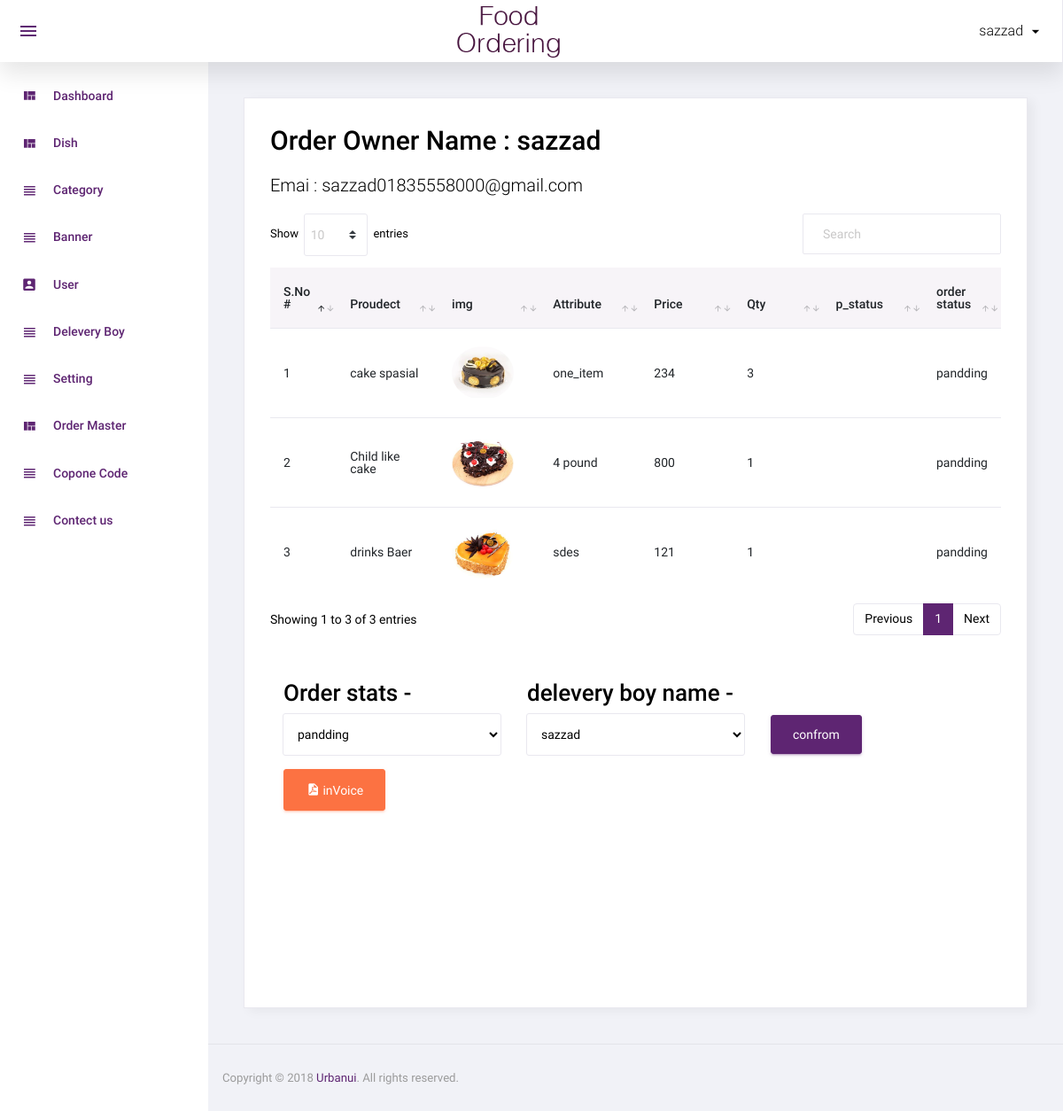
The page /admin/order_detals.php?order_id=52 (signed in) on the database its author committed.
### tables this page shows
CREATE TABLE `order_master` (
  `id` int(11) NOT NULL,
  `user_id` int(11) NOT NULL,
  `name` varchar(100) NOT NULL,
  `email` varchar(200) NOT NULL,
  `mobile` varchar(100) NOT NULL,
  `address` varchar(100) NOT NULL,
  `city` varchar(100) NOT NULL,
  `zip_code` varchar(20) NOT NULL,
  `total_price` float NOT NULL,
  `copone_coad` varchar(120) NOT NULL,
  `final_price` float NOT NULL,
  `gst` float NOT NULL,
  `delevery_boy_id` varchar(110) NOT NULL,
  `pamment_stats` varchar(120) NOT NULL,
  `pamment_type` varchar(100) NOT NULL,
  `pamment_id` varchar(120) NOT NULL,
  `order_stats` varchar(110) NOT NULL,
  `cancel_at` varchar(20) NOT NULL,
  `cancel_date` datetime NOT NULL,
  `add_on` datetime NOT NULL DEFAULT current_timestamp(),
  `delivered_on` datetime NOT NULL DEFAULT current_timestamp()
);

CREATE TABLE `order_detels` (
  `id` int(11) NOT NULL,
  `order_id` int(11) NOT NULL,
  `user_order_id` varchar(120) NOT NULL,
  `desh_detali_id` int(11) NOT NULL,
  `price` float NOT NULL,
  `quantity` varchar(20) NOT NULL,
  `add_on` datetime NOT NULL
);

CREATE TABLE `dish` (
  `id` int(11) NOT NULL,
  `category_id` int(11) NOT NULL,
  `dish` varchar(255) NOT NULL,
  `dish_detail` varchar(255) NOT NULL,
  `images` varchar(255) NOT NULL,
  `stats` int(11) NOT NULL,
  `add_on` datetime NOT NULL DEFAULT current_timestamp()
);

CREATE TABLE `dish_details` (
  `id` int(11) NOT NULL,
  `dish_id` int(11) NOT NULL,
  `Attribute` varchar(200) NOT NULL,
  `Price` int(100) NOT NULL,
  `status` varchar(100) NOT NULL,
  `date` date NOT NULL DEFAULT current_timestamp()
);

### admin/order_detals.php (the view, shortened to what this page needs)
<?php
include('top.php');
if(isset($_REQUEST['order_id'])){
  $order_id=$_REQUEST['order_id'];
}else{
  redirect('order.php');
}
$sql_user=mysqli_query($con,"SELECT `id`, `user_id`, `name`, `email`, `mobile`,`total_price`, `pamment_stats`, `order_stats`,delevery_boy_id, `add_on` FROM `order_master` WHERE id='$order_id'");
$fatch=mysqli_fetch_assoc($sql_user);
$name=$fatch['name'];
$email=$fatch['email'];
$pamment_stats=$fatch['pamment_stats'];
$order_stats=$fatch['order_stats'];
$delevery_boy=$fatch['delevery_boy_id'];
$sql="SELECT `order_detels`.*, dish.images,dish.dish,dish_details.Attribute,dish_details.Price FROM order_detels,dish,dish_details WHERE `order_detels`.`desh_detali_id`= `dish_details`.`id`and `dish_details`.`dish_id`=dish.id and `order_detels`.`order_id`='$order_id'";
$res=mysqli_query($con,$sql);
?>
  <div class="card">
            <div class="card-body">
              <h1 class="grid_title">Order Owner Name : <?php echo $name ?></h1>
		   	 			<p class="lead">Emai : <?php echo $email ?></p>
              <div class="row grid_box">
                <div class="col-12">
                  <div class="table-responsive">
                    <table id="order-listing" class="table">
                      <thead>
                        <tr>
                            <th width="5%">S.No #</th>
                            <th width="15%">Proudect</th>
                            <th width="15%">img</th>
                            <th width="15%">Attribute</th>
                            <th width="15%">Price</th>
                            <th width="15%">Qty</th>
                            <th width="15%">p_status</th>
                            <th width="15%">order status</th>
                        </tr>
                      </thead>
                      <tbody>
                        <?php if(mysqli_num_rows($res)>0){
					          		$i=1;
					          		while($row=mysqli_fetch_assoc($res)){
                          $user_order_id=$row['user_order_id'];
												?>
						                  <tr>
                                <td><?php echo $i?></td>
                                <td><?php echo $row['dish']?></td>
                                <td style="width:70px"><img style="width:70px;height:60px" src="../media/dish/<?php echo $row['images']?>" alt=""></td>
                                <td><?php echo $row['Attribute']?></td>
                                <td><?php echo $row['Price']?></td>
                                <td><?php echo $row['quantity']?></td>
                                <td><?php echo $pamment_stats ?></td>
							                  <td><?php echo $order_stats ?></td>
                              </tr>
            <?php
						$i++;
						} } else { ?>
						<tr>
							<td colspan="5">No data found</td>
						</tr>
						<?php } ?>
                      </tbody>
                    </table>
                    <form class="form" method="post">
                       <div class="container">
                         <div class="row mt-5 mb-3">
                           <div class="col-md-4 col-8">
                             <h3> Order stats -  </h3>
                             <select class="select form-control" name="order_stats_upadte">
                           <?php
                            $sql_select=mysqli_query($con,"SELECT `id`, `order_stats` FROM `order_stats` WHERE 1");
                            while($data=mysqli_fetch_assoc($sql_select)){
                              if($order_stats== $data['order_stats']){?>
                                <option selected value="<?php echo $data['order_stats'] ?>"><?php echo $data['order_stats'] ?></option>
                             <?php }else{ ?>
                                <option value="<?php echo $data['order_stats'] ?>"><?php echo $data['order_stats'] ?></option>
                           <?php  }
                            }
                            ?>
                             </select>
                           </div>
                           <div class="col-md-4 col-8">
                               <h3> delevery boy name -  </h3>
                             <select class="select form-control" name="delevery_boy_name">
                           <?php
                            $sql_select=mysqli_query($con,"SELECT `id`, `name`, `mobile`, `password`, `stats`, `add_on` FROM `delevery_boy` WHERE 1");
                            while($data=mysqli_fetch_assoc($sql_select)){
                              if($delevery_boy == $data['id']){?>
                                <option selected value="<?php echo $data['id'] ?>"><?php echo $data['name'] ?></option>
                             <?php }else{?>
                                <option value="<?php echo $data['id'] ?>"><?php echo $data['name'] ?></option>
                           <?php  }
                            }
                            ?>
                             </select>
                           </div>
                             <div class="col-md-4 col-4">
                               <input type="submit" class="mt-4 btn btn-primary" name="submit_data" value="confrom">
                             </div>
                         </div>
                         <div class="row">
                           <div class="col-12">
                             <a href="../invoice_downlode.php?order_id=<?php echo $order_id ?>&rand_id=<?php echo $user_order_id ?>"  class="btn btn-danger "><i class="mdi-file-pdf mdi"></i> inVoice </a>
                           </div>
                         </div>
                       </div>
                    </form>
                    <div class="m-5 p-5"></div>
                  </div>
				        </div>
              </div>
            </div>
          </div>
<?php include('footer.php');?>

### admin/assets/css/custom.css (style rules this page uses)
a { cursor: pointer !important; }
.form-control.select { color: black; }

### rows shown on the page
order_master: name "sazzad", email "sazzad01835558000@gmail.com", order_stats "pandding"
order_detels: dish.dish "cake spasial", dish.images (picture), dish_details.Attribute "one_item", dish_details.Price "234", quantity "3"
order_detels: dish.dish "Child like cake", dish.images (picture), dish_details.Attribute "4 pound", dish_details.Price "800", quantity "1"
order_detels: dish.dish "drinks Baer", dish.images (picture), dish_details.Attribute "sdes", dish_details.Price "121", quantity "1"

### other values the page prints
$_SESSION['Admin_name'] "sazzad"
form field order_stats_upadte "pandding"
form field delevery_boy_name "sazzad"
